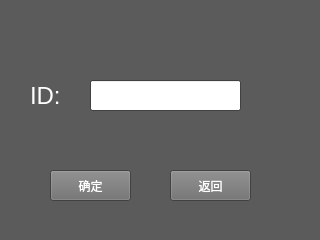
<?xml version="1.0" encoding="UTF-8"?>
<ui version="4.0">
 <class>Finduser</class>
 <widget class="QWidget" name="Finduser">
  <property name="geometry">
   <rect>
    <x>0</x>
    <y>0</y>
    <width>320</width>
    <height>240</height>
   </rect>
  </property>
  <property name="palette">
   <palette>
    <active>
     <colorrole role="WindowText">
      <brush brushstyle="SolidPattern">
       <color alpha="255">
        <red>255</red>
        <green>255</green>
        <blue>255</blue>
       </color>
      </brush>
     </colorrole>
     <colorrole role="Base">
      <brush brushstyle="SolidPattern">
       <color alpha="255">
        <red>255</red>
        <green>255</green>
        <blue>255</blue>
       </color>
      </brush>
     </colorrole>
     <colorrole role="Window">
      <brush brushstyle="SolidPattern">
       <color alpha="255">
        <red>91</red>
        <green>91</green>
        <blue>91</blue>
       </color>
      </brush>
     </colorrole>
    </active>
    <inactive>
     <colorrole role="WindowText">
      <brush brushstyle="SolidPattern">
       <color alpha="255">
        <red>255</red>
        <green>255</green>
        <blue>255</blue>
       </color>
      </brush>
     </colorrole>
     <colorrole role="Base">
      <brush brushstyle="SolidPattern">
       <color alpha="255">
        <red>255</red>
        <green>255</green>
        <blue>255</blue>
       </color>
      </brush>
     </colorrole>
     <colorrole role="Window">
      <brush brushstyle="SolidPattern">
       <color alpha="255">
        <red>91</red>
        <green>91</green>
        <blue>91</blue>
       </color>
      </brush>
     </colorrole>
    </inactive>
    <disabled>
     <colorrole role="WindowText">
      <brush brushstyle="SolidPattern">
       <color alpha="255">
        <red>120</red>
        <green>120</green>
        <blue>120</blue>
       </color>
      </brush>
     </colorrole>
     <colorrole role="Base">
      <brush brushstyle="SolidPattern">
       <color alpha="255">
        <red>91</red>
        <green>91</green>
        <blue>91</blue>
       </color>
      </brush>
     </colorrole>
     <colorrole role="Window">
      <brush brushstyle="SolidPattern">
       <color alpha="255">
        <red>91</red>
        <green>91</green>
        <blue>91</blue>
       </color>
      </brush>
     </colorrole>
    </disabled>
   </palette>
  </property>
  <property name="windowTitle">
   <string>Form</string>
  </property>
  <widget class="QLineEdit" name="lineEdit">
   <property name="geometry">
    <rect>
     <x>90</x>
     <y>80</y>
     <width>151</width>
     <height>31</height>
    </rect>
   </property>
  </widget>
  <widget class="QLabel" name="label">
   <property name="geometry">
    <rect>
     <x>30</x>
     <y>80</y>
     <width>41</width>
     <height>31</height>
    </rect>
   </property>
   <property name="font">
    <font>
     <pointsize>18</pointsize>
    </font>
   </property>
   <property name="text">
    <string>ID:</string>
   </property>
  </widget>
  <widget class="QPushButton" name="findconfisebnz">
   <property name="geometry">
    <rect>
     <x>50</x>
     <y>170</y>
     <width>81</width>
     <height>31</height>
    </rect>
   </property>
   <property name="palette">
    <palette>
     <active>
      <colorrole role="WindowText">
       <brush brushstyle="SolidPattern">
        <color alpha="255">
         <red>255</red>
         <green>255</green>
         <blue>255</blue>
        </color>
       </brush>
      </colorrole>
      <colorrole role="Button">
       <brush brushstyle="SolidPattern">
        <color alpha="255">
         <red>111</red>
         <green>111</green>
         <blue>111</blue>
        </color>
       </brush>
      </colorrole>
      <colorrole role="ButtonText">
       <brush brushstyle="SolidPattern">
        <color alpha="255">
         <red>255</red>
         <green>255</green>
         <blue>255</blue>
        </color>
       </brush>
      </colorrole>
      <colorrole role="Base">
       <brush brushstyle="SolidPattern">
        <color alpha="255">
         <red>255</red>
         <green>255</green>
         <blue>255</blue>
        </color>
       </brush>
      </colorrole>
      <colorrole role="Window">
       <brush brushstyle="SolidPattern">
        <color alpha="255">
         <red>91</red>
         <green>91</green>
         <blue>91</blue>
        </color>
       </brush>
      </colorrole>
     </active>
     <inactive>
      <colorrole role="WindowText">
       <brush brushstyle="SolidPattern">
        <color alpha="255">
         <red>255</red>
         <green>255</green>
         <blue>255</blue>
        </color>
       </brush>
      </colorrole>
      <colorrole role="Button">
       <brush brushstyle="SolidPattern">
        <color alpha="255">
         <red>111</red>
         <green>111</green>
         <blue>111</blue>
        </color>
       </brush>
      </colorrole>
      <colorrole role="ButtonText">
       <brush brushstyle="SolidPattern">
        <color alpha="255">
         <red>255</red>
         <green>255</green>
         <blue>255</blue>
        </color>
       </brush>
      </colorrole>
      <colorrole role="Base">
       <brush brushstyle="SolidPattern">
        <color alpha="255">
         <red>255</red>
         <green>255</green>
         <blue>255</blue>
        </color>
       </brush>
      </colorrole>
      <colorrole role="Window">
       <brush brushstyle="SolidPattern">
        <color alpha="255">
         <red>91</red>
         <green>91</green>
         <blue>91</blue>
        </color>
       </brush>
      </colorrole>
     </inactive>
     <disabled>
      <colorrole role="WindowText">
       <brush brushstyle="SolidPattern">
        <color alpha="255">
         <red>120</red>
         <green>120</green>
         <blue>120</blue>
        </color>
       </brush>
      </colorrole>
      <colorrole role="Button">
       <brush brushstyle="SolidPattern">
        <color alpha="255">
         <red>111</red>
         <green>111</green>
         <blue>111</blue>
        </color>
       </brush>
      </colorrole>
      <colorrole role="ButtonText">
       <brush brushstyle="SolidPattern">
        <color alpha="255">
         <red>120</red>
         <green>120</green>
         <blue>120</blue>
        </color>
       </brush>
      </colorrole>
      <colorrole role="Base">
       <brush brushstyle="SolidPattern">
        <color alpha="255">
         <red>91</red>
         <green>91</green>
         <blue>91</blue>
        </color>
       </brush>
      </colorrole>
      <colorrole role="Window">
       <brush brushstyle="SolidPattern">
        <color alpha="255">
         <red>91</red>
         <green>91</green>
         <blue>91</blue>
        </color>
       </brush>
      </colorrole>
     </disabled>
    </palette>
   </property>
   <property name="text">
    <string>确定</string>
   </property>
  </widget>
  <widget class="QPushButton" name="findreturnbnz">
   <property name="geometry">
    <rect>
     <x>170</x>
     <y>170</y>
     <width>81</width>
     <height>31</height>
    </rect>
   </property>
   <property name="palette">
    <palette>
     <active>
      <colorrole role="WindowText">
       <brush brushstyle="SolidPattern">
        <color alpha="255">
         <red>255</red>
         <green>255</green>
         <blue>255</blue>
        </color>
       </brush>
      </colorrole>
      <colorrole role="Button">
       <brush brushstyle="SolidPattern">
        <color alpha="255">
         <red>111</red>
         <green>111</green>
         <blue>111</blue>
        </color>
       </brush>
      </colorrole>
      <colorrole role="ButtonText">
       <brush brushstyle="SolidPattern">
        <color alpha="255">
         <red>255</red>
         <green>255</green>
         <blue>255</blue>
        </color>
       </brush>
      </colorrole>
      <colorrole role="Base">
       <brush brushstyle="SolidPattern">
        <color alpha="255">
         <red>255</red>
         <green>255</green>
         <blue>255</blue>
        </color>
       </brush>
      </colorrole>
      <colorrole role="Window">
       <brush brushstyle="SolidPattern">
        <color alpha="255">
         <red>91</red>
         <green>91</green>
         <blue>91</blue>
        </color>
       </brush>
      </colorrole>
     </active>
     <inactive>
      <colorrole role="WindowText">
       <brush brushstyle="SolidPattern">
        <color alpha="255">
         <red>255</red>
         <green>255</green>
         <blue>255</blue>
        </color>
       </brush>
      </colorrole>
      <colorrole role="Button">
       <brush brushstyle="SolidPattern">
        <color alpha="255">
         <red>111</red>
         <green>111</green>
         <blue>111</blue>
        </color>
       </brush>
      </colorrole>
      <colorrole role="ButtonText">
       <brush brushstyle="SolidPattern">
        <color alpha="255">
         <red>255</red>
         <green>255</green>
         <blue>255</blue>
        </color>
       </brush>
      </colorrole>
      <colorrole role="Base">
       <brush brushstyle="SolidPattern">
        <color alpha="255">
         <red>255</red>
         <green>255</green>
         <blue>255</blue>
        </color>
       </brush>
      </colorrole>
      <colorrole role="Window">
       <brush brushstyle="SolidPattern">
        <color alpha="255">
         <red>91</red>
         <green>91</green>
         <blue>91</blue>
        </color>
       </brush>
      </colorrole>
     </inactive>
     <disabled>
      <colorrole role="WindowText">
       <brush brushstyle="SolidPattern">
        <color alpha="255">
         <red>120</red>
         <green>120</green>
         <blue>120</blue>
        </color>
       </brush>
      </colorrole>
      <colorrole role="Button">
       <brush brushstyle="SolidPattern">
        <color alpha="255">
         <red>111</red>
         <green>111</green>
         <blue>111</blue>
        </color>
       </brush>
      </colorrole>
      <colorrole role="ButtonText">
       <brush brushstyle="SolidPattern">
        <color alpha="255">
         <red>120</red>
         <green>120</green>
         <blue>120</blue>
        </color>
       </brush>
      </colorrole>
      <colorrole role="Base">
       <brush brushstyle="SolidPattern">
        <color alpha="255">
         <red>91</red>
         <green>91</green>
         <blue>91</blue>
        </color>
       </brush>
      </colorrole>
      <colorrole role="Window">
       <brush brushstyle="SolidPattern">
        <color alpha="255">
         <red>91</red>
         <green>91</green>
         <blue>91</blue>
        </color>
       </brush>
      </colorrole>
     </disabled>
    </palette>
   </property>
   <property name="text">
    <string>返回</string>
   </property>
  </widget>
 </widget>
 <resources/>
 <connections/>
</ui>
